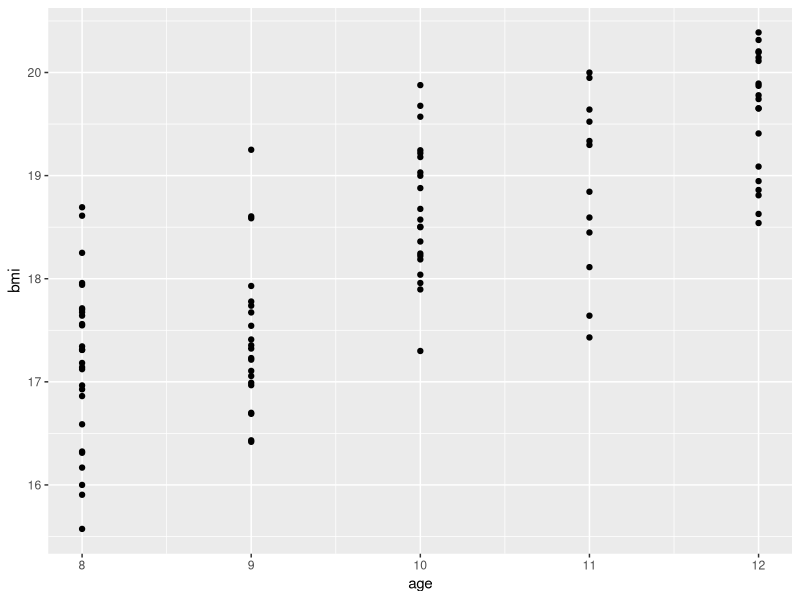
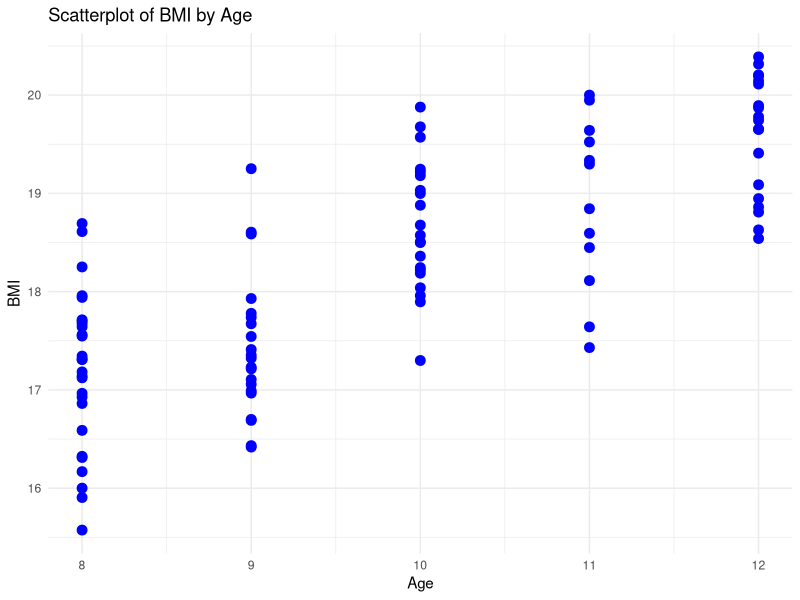
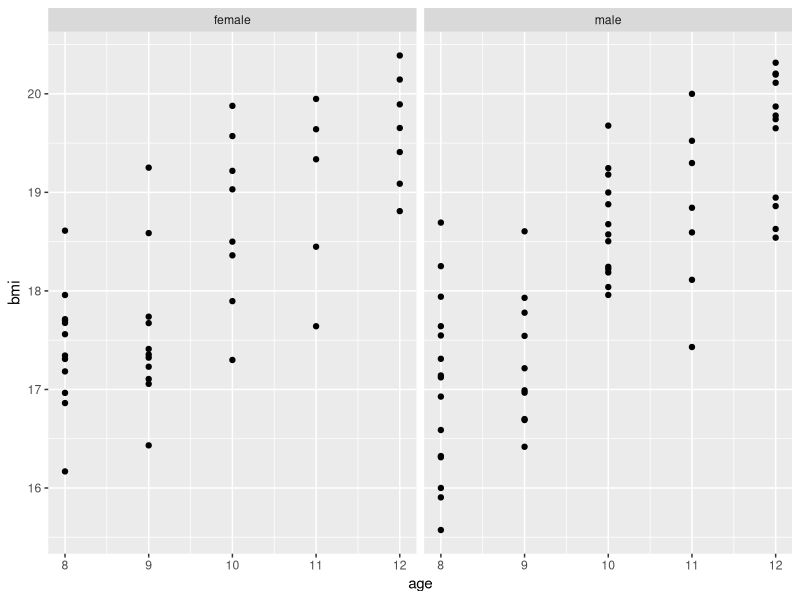
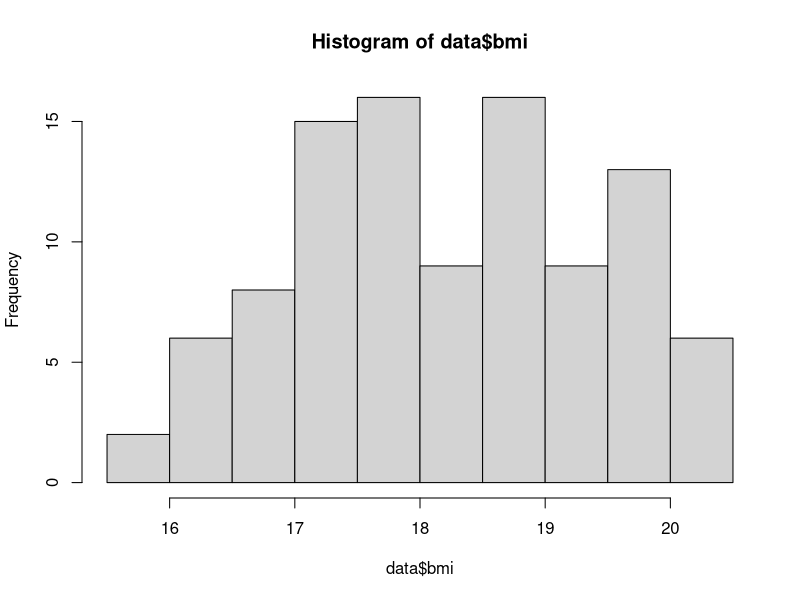

Generate these figures, in order, with R:
## ---- chunk 1
knitr::opts_chunk$set(echo = TRUE)
## ---- chunk 2
2 + 2
## ---- chunk 3
# Log
log(100)

# Square root
sqrt(100)
## ---- chunk 4
# Numeric
num_var <- 42

# Character
char_var <- "Hello, R!"

# Logical
log_var <- TRUE
## ---- chunk 5
2 * num_var
## ---- chunk 6
# Numeric vector
num_vec <- c(1, 2, 3, 4, 5)

# Character vector
char_vec <- c("apple", "banana", "cherry")

# Logical vector
log_vec <- c(TRUE, FALSE, TRUE)
## ---- chunk 7
# Mean
mean(num_vec)

# Max
max(num_vec)
## ---- chunk 8
num_vec + 1

sqrt(num_vec)
## ---- chunk 9
# Create a data frame
my_data <- data.frame(
  id = c(1, 2, 3),
  name = c("Alice", "Bob", "Charlie"),
  age = c(25, 30, 35)
)

# Calling the data frame will print it to the console
my_data
## ---- chunk 10
# Show the name column
my_data$name
## ---- chunk 11
# Grab the first row
my_data[1, ]
## ---- chunk 12
# Install the tidyverse package
# install.packages("tidyverse")

# Load the tidyverse package
library(tidyverse)
## ---- chunk 13
# Create a tibble
my_tibble <- tibble(
  id = c(1, 2, 3),
  name = c("Alice", "Bob", "Charlie"),
  age = c(25, 30, 35)
)

# Show tibble on the console
my_tibble
## ---- chunk 14
# Import a CSV file
data <- read_csv("data/mock_data.csv")

data
## ---- chunk 15
# Filter rows where age is greater than 10
filter(data, age > 10)
## ---- chunk 16
# Select the 'sex' and 'age' columns
select(data, sex, age)
## ---- chunk 17
data %>%
  filter(age > 10) %>%
  select(sex, age)
## ---- chunk 18
# Add a new column 'age_group'
mutated_data <- data %>%
  mutate(age_group = ifelse(age <= 10, "Young", "Old"))

mutated_data
## ---- chunk 19
# Calculate the average age for each gender
grouped_data <- data %>%
  group_by(sex) %>%
  summarize(avg_age = mean(age))

grouped_data
## ---- chunk 20
# Create a scatterplot of age by bmi
scatter_plot <-
  ggplot(data, aes(x = age, y = bmi)) +
  geom_point()
scatter_plot
## ---- chunk 21
# Customize the scatterplot
customized_plot <- scatter_plot +
  labs(
    title = "Scatterplot of BMI by Age",
    x = "Age",
    y = "BMI"
  ) +
  theme_minimal() +
  geom_point(color = "blue", size = 3)
customized_plot
## ---- chunk 22
# Create a scatterplot of bmi by age, facetted by sex
facet_plot <- ggplot(data, aes(x = age, y = bmi)) +
  geom_point() +
  facet_wrap(~sex)
facet_plot
## ---- chunk 23
hist(data$bmi)
## ---- chunk 24
model <- lm(bmi ~ age + sex, data = data)
summary(model)
## ---- chunk 25
# Broom does not come with the tidyverse, so you need to install it separately
# install.packages("broom")
# tidy() shows the coefficients
broom::tidy(model)

# glance() shows model info
broom::glance(model)
